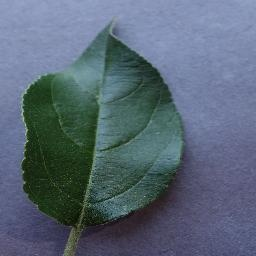
#> input picture data/leaves/images/Apple_healthy/image (1020).JPG, 256 x 256 px
$ python -i Transformation.py   (imports and definitions only)
#> lines starting #> are read from the running program, lines starting #| are printed output that depends on the picture; after the words box and inside, x2 and y2 are one past the last pixel; in counts of white or black regions, pixels touching at a corner belong together
#> further down, picture is the input picture: shape (256, 256, 3); mean B, G, R 118.2, 103.1, 88.5
import cv2
import numpy as np
import argparse as ap

from plantcv.plantcv.homology.x_axis_pseudolandmark import (
    x_axis_pseudolandmarks
)
from rich.progress import (
    Progress,
    SpinnerColumn,
    BarColumn,
    TextColumn,
    TimeElapsedColumn
)

from srcs.tools import save_images, load_images


class ImgTransformator:
    def __init__(self, images_structure=None, super_background=True):
        """
        Initialize the ImgTransformator with a given structure of images.

        Args:
            images_structure (dict): A dictionary containing images
                categorized by class names.
        """
        self.images_structure = images_structure
        self.super_background = super_background

        self.function_map = {
            'gaussian_blur': self.gaussian_blur,
            'mask': self.mask,
            'roi_objects': self.roi_objects,
            'pseudolandmarks': self.pseudolandmarks,
            'spots_isolation': self.spots_isolation,
            'background_removal': self.background_removal,
        }

    # [119 lines left out: function transform, not called in this run]

    def quick_use(self, img, function_name):
        transformed_image = self.function_map[function_name](img)
        return transformed_image

    def gaussian_blur(self, image, k_size=(3, 3)):
        """
        Apply Gaussian blur to the leaf area of the image.

        Args:
            image (np.ndarray): Input image.
            k_size (tuple, optional): Kernel size for Gaussian blur.
                Default is (3, 3).

        Returns:
            np.ndarray: Blurred image with leaf area enhanced.

        Behavior:
            - Segments the leaf using color thresholds in HSV space.
            - Creates a filled mask of the leaf area.
            - Applies histogram equalization to enhance contrast.
            - Applies Gaussian blur to the enhanced leaf area.
            - Returns the blurred image in BGR format.
        """
#> called with k_size = (3, 3)
        transformed_image = image.copy()
        hsv = cv2.cvtColor(transformed_image, cv2.COLOR_BGR2HSV)
#> hsv: shape (256, 256, 3); mean H, S, V 100.5, 78.5, 123

        # Green mask
        lower_green = np.array([20, 30, 30])
        upper_green = np.array([90, 255, 255])
        mask_green = cv2.inRange(hsv, lower_green, upper_green)
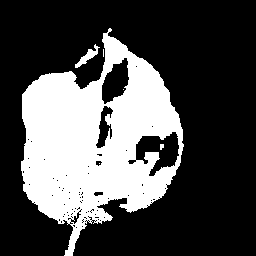
#> mask_green: shape (256, 256); 30% white; 6 white regions (3 under 20 px), largest, box (x1, y1, x2, y2) and area: (21, 28, 184, 256) 19461, (75, 44, 100, 68) 177, (160, 144, 164, 150) 20

        # Brown mask
        lower_brown = np.array([5, 30, 10])
        upper_brown = np.array([25, 220, 180])
        mask_brown = cv2.inRange(hsv, lower_brown, upper_brown)
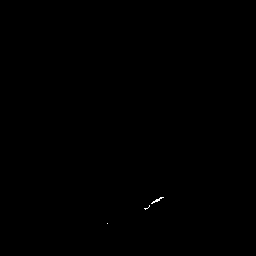
#> mask_brown: shape (256, 256); 0.05% white in thin lines or dots, all inside (x1, y1, x2, y2) = (107, 197, 164, 224)

        # Combine both masks
        mask = cv2.bitwise_or(mask_green, mask_brown)
#> mask: shape (256, 256); 30% white; 7 white regions (4 under 20 px), largest, box (x1, y1, x2, y2) and area: (21, 28, 184, 256) 19485, (75, 44, 100, 68) 177, (160, 144, 164, 150) 20

        # Clean the mask
        kernel = np.ones((5, 5), np.uint8)
        mask = cv2.morphologyEx(mask, cv2.MORPH_CLOSE, kernel)
#> mask: shape (256, 256); 30.9% white; 1 white region, box (x1, y1, x2, y2) and area: (21, 28, 184, 256) 20260

        # Find leaf contours
        contours, _ = self._find_largest_contour(transformed_image)

        # Create a new filled mask
        filled_mask = np.zeros_like(mask)
        if contours:
            # Take the largest contour (the leaf)
            largest_contour = max(contours, key=cv2.contourArea)
            # Fill the entire inside of the contour
            cv2.fillPoly(filled_mask, [largest_contour], 255)

        # Use the filled mask instead of the color mask
        transformed_image = cv2.cvtColor(
            transformed_image, cv2.COLOR_BGR2GRAY
        )
        transformed_image = cv2.bitwise_and(
            transformed_image, transformed_image, mask=filled_mask
        )

        # Histogram equalization to enhance contrast
        transformed_image = cv2.equalizeHist(transformed_image)

        # Apply Gaussian blur
        transformed_image = cv2.GaussianBlur(transformed_image, k_size, 0)

        # Convert to BGR for saving
        transformed_image = cv2.cvtColor(transformed_image, cv2.COLOR_GRAY2BGR)

        return transformed_image

    # [321 lines left out: functions mask, roi_objects, pseudolandmarks, spots_isolation, background_removal, not called in this run]

    def _find_largest_contour(self, image):
        """
        Find contours in the image and return them along with the leaf
        mask.

        Args:
            image (np.ndarray): Input image.

        Returns:
            tuple: (contours, leaf_mask) where contours is a list of
                detected contours and leaf_mask is the binary mask of
                the leaf area.

        Behavior:
            - Segments the leaf using color thresholds in HSV space.
            - Creates a binary mask of the leaf area, excluding
              shadows.
            - Cleans the mask using morphological operations.
            - Finds and returns all contours from the cleaned mask.
        """
        # Apply mask to isolate the leaf - EXCLUDE SHADOWS
        hsv = cv2.cvtColor(image, cv2.COLOR_BGR2HSV)

        # BROADER color ranges to capture more leaf variations
        # Green: capture light to dark greens, but exclude very dark
        # (shadows)
        # Increased Value to exclude dark shadows
        lower_green = np.array([20, 40, 40])
        upper_green = np.array([90, 255, 255])

        # Brown/Yellow: capture diseased/autumn leaves, exclude dark shadows
        lower_brown = np.array([5, 40, 40])  # Increased Saturation and Value
        upper_brown = np.array([35, 255, 220])

        mask_green = cv2.inRange(hsv, lower_green, upper_green)
#> mask_green: shape (256, 256); 28.5% white; 18 white regions (15 under 20 px), largest, box (x1, y1, x2, y2) and area: (21, 28, 184, 256) 18472, (75, 44, 100, 68) 177, (160, 144, 164, 150) 20
        mask_brown = cv2.inRange(hsv, lower_brown, upper_brown)
#> mask_brown: shape (256, 256); 0.05% white in thin lines or dots, all inside (x1, y1, x2, y2) = (70, 199, 160, 256)
        leaf_mask = cv2.bitwise_or(mask_green, mask_brown)
#> leaf_mask: shape (256, 256); 28.6% white; 19 white regions (16 under 20 px), largest, box (x1, y1, x2, y2) and area: (21, 28, 184, 256) 18482, (75, 44, 100, 68) 177, (160, 144, 164, 150) 20

        # ADDITIONAL: Exclude very dark regions (shadows) using Value
        # channel
        gray = cv2.cvtColor(image, cv2.COLOR_BGR2GRAY)
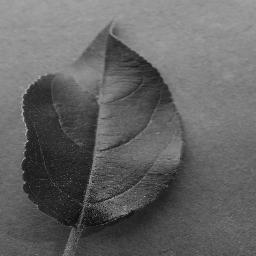
#> gray: shape (256, 256); min 1, max 184, mean 100.4
        # Exclude pixels darker than 50
        _, bright_mask = cv2.threshold(
            gray, 50, 255, cv2.THRESH_BINARY
        )
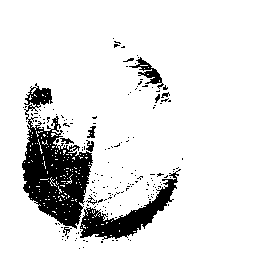
#> bright_mask: shape (256, 256); 88% white; 177 black regions (166 under 20 px), largest, box (x1, y1, x2, y2) and area: (22, 83, 93, 229) 4851, (80, 169, 181, 240) 1973, (129, 57, 164, 89) 323
        # Keep only bright regions
        leaf_mask = cv2.bitwise_and(leaf_mask, bright_mask)
#> leaf_mask: shape (256, 256); 20.6% white; 185 white regions (181 under 20 px), largest, box (x1, y1, x2, y2) and area: (22, 28, 184, 256) 12753, (75, 44, 100, 68) 177, (160, 144, 164, 150) 20, (50, 177, 57, 187) 20

        # Clean up the mask with LARGER kernel for better filling
        kernel = np.ones((7, 7), np.uint8)
        # Close gaps first
        leaf_mask = cv2.morphologyEx(
            leaf_mask, cv2.MORPH_CLOSE, kernel, iterations=2
        )
#> leaf_mask: shape (256, 256); 31.3% white; 1 white region, box (x1, y1, x2, y2) and area: (21, 28, 184, 256) 20484
        # Fill holes
        leaf_mask = cv2.morphologyEx(
            leaf_mask, cv2.MORPH_DILATE, kernel, iterations=1
        )
#> leaf_mask: shape (256, 256); 36.8% white; 1 white region, box (x1, y1, x2, y2) and area: (18, 25, 187, 256) 24123
        # Remove small noise
        leaf_mask = cv2.morphologyEx(
            leaf_mask, cv2.MORPH_ERODE, kernel, iterations=1
        )

        # Grabcut refinement
        if np.any(leaf_mask) and self.super_background:
            try:
                # Initialize GrabCut mask
                gc_mask = np.zeros(image.shape[:2], np.uint8)
                gc_mask[:] = cv2.GC_PR_BGD  # Default to probable background

                # Probable foreground from color mask
                gc_mask[leaf_mask > 0] = cv2.GC_PR_FGD

                # Sure background (outside dilated mask)
                kernel_bg = np.ones((20, 20), np.uint8)
                sure_bg = cv2.dilate(leaf_mask, kernel_bg, iterations=1)
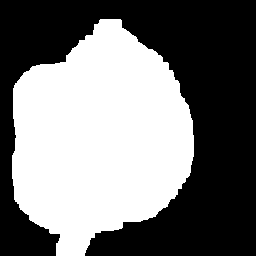
#> sure_bg: shape (256, 256); 46.6% white; 1 white region, box (x1, y1, x2, y2) and area: (12, 19, 194, 256) 30551
                gc_mask[sure_bg == 0] = cv2.GC_BGD

                # Sure foreground (inside eroded mask)
                kernel_fg = np.ones((10, 10), np.uint8)
                sure_fg = cv2.erode(leaf_mask, kernel_fg, iterations=1)
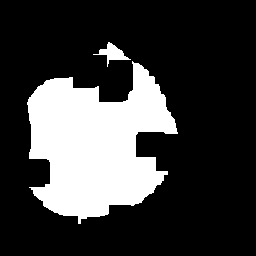
#> sure_fg: shape (256, 256); 23.6% white; 2 white regions
                gc_mask[sure_fg > 0] = cv2.GC_FGD

                # Run GrabCut
                bgdModel = np.zeros((1, 65), np.float64)
                fgdModel = np.zeros((1, 65), np.float64)
                cv2.grabCut(
                    image, gc_mask, None, bgdModel, fgdModel,
                    5, cv2.GC_INIT_WITH_MASK
                )

                # Update leaf_mask
                mask2 = np.where(
                    (gc_mask == 2) | (gc_mask == 0), 0, 1
                ).astype('uint8')
                leaf_mask = mask2 * 255

            except Exception:
                pass

        # Find ALL contours and select the largest
        contours, _ = cv2.findContours(
            leaf_mask, cv2.RETR_EXTERNAL, cv2.CHAIN_APPROX_SIMPLE
        )

        return contours, leaf_mask


# [96 lines left out: functions ArgumentParsing, range_processing, not called in this run]


# [53 lines not run here, left out]

>>> import cv2
>>> picture = cv2.imread('data/leaves/images/Apple_healthy/image (1020).JPG')
>>> result = ImgTransformator().gaussian_blur(picture)
#> in gaussian_blur, `contours, _ = self._find_largest_contour(transformed_image)`: contours = 1 contour; box (x1, y1, x2, y2) and area: (21, 25, 184, 256) 23128
#> in gaussian_blur, `largest_contour = max(contours, key=cv2.contourArea)`: largest_contour = contour of 333 points, box (x1, y1, x2, y2) (21, 25, 184, 256), area 23128
#> in gaussian_blur, `cv2.fillPoly(filled_mask, [largest_contour], 255)`: filled_mask: shape (256, 256); 35.8% white; 1 white region, box (x1, y1, x2, y2) and area: (21, 25, 184, 256) 23436
#> in gaussian_blur, `transformed_image = cv2.GaussianBlur(transformed_image, k_size, 0)`:
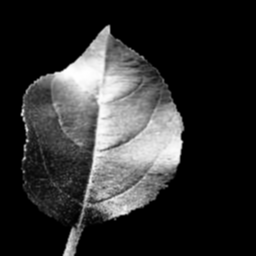
#> transformed_image: shape (256, 256); min 0, max 255, mean 46
